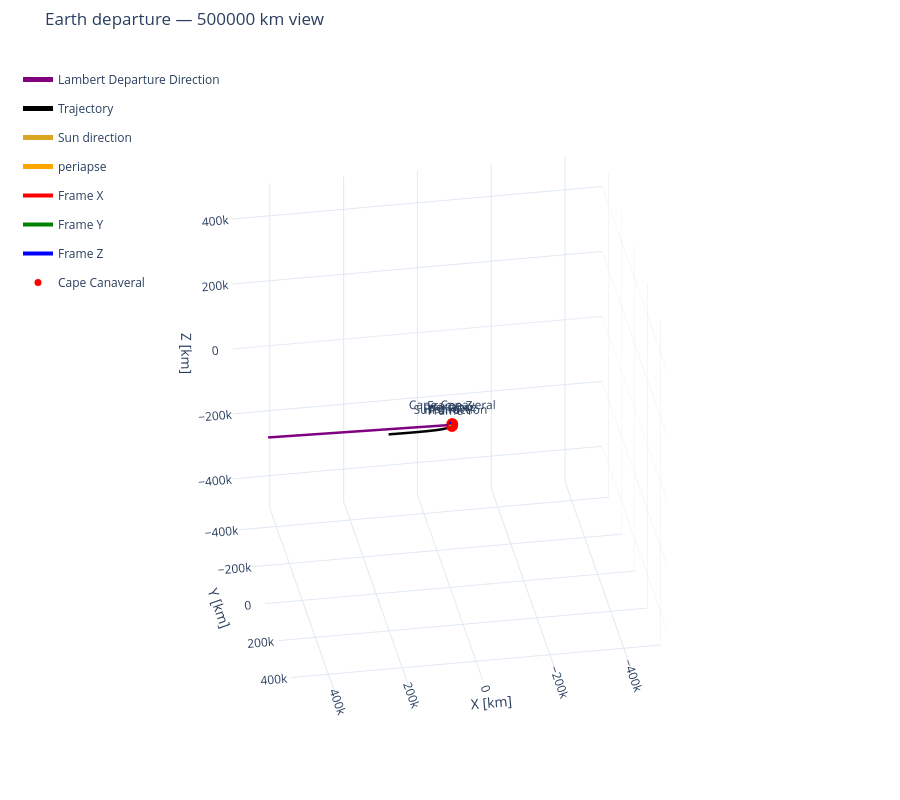

The notebook cell this image was saved under:
### Markdown cell above
## Visualization

### Code cell
# Translate by Earth's rv at each sample, then rotate HCI into ECI.
sun_direction_eci = ECI_from_HCI() @ (-mission["earth_rv_hci_km"][0, :3])

frames = [
    {"name": "ECI", "location": [0, 0, 0],
            "dcm_body_wrt_hci": np.eye(3), "length": 10000},
    # {"name": "ECEF", "location": [0, 0, 0],
    #         "dcm_body_wrt_hci": dcm_ecef_wrt_eci, "length": 10000},  # just for visualization
]

vectors = [
    {"direction": sun_direction_eci, "length": 20000,
             "name": "Sun direction", "color": "goldenrod", "label": True},
    {"direction": r_p_eci, "length": 10000,
                 "name": "periapse", "color": "orange", "label": True},

    # {"direction": n_vec, "length": 10000,
    #              "name": "Normal vec", "color": "black", "label": True},  # just for visualization
    # {"direction": right_vec, "length": 10000,
    #              "name": "right_vec", "color": "black", "label": True},  # just for visualization
]

view_range = 500000
fig_earth = plot_3d(
    [rv_sat_eci_km[:,0:3], r_traj_eci_m * M_TO_KM], [mission["time_s"], t_traj_s],
    labels=["Lambert Departure Direction","Trajectory"], trace_colors=["purple", "black"],
    bodies={"name": "Earth", "radius": R_EARTH*M_TO_KM, "color": "royalblue"},
    frames=frames,
    vectors=vectors,
    title=f"Earth departure — {view_range} km view", units="km",
    azim=80, elev=30, show_end=False, show=False,
)
fig_earth.update_scenes(
    xaxis_range=[-view_range, view_range], # km
    yaxis_range=[-view_range, view_range], # km
    zaxis_range=[-view_range, view_range], # km
)
r_cape_eci_km = (dcm_ecef_wrt_eci.T @ r_cape_ecef_m) * M_TO_KM
fig_earth.add_scatter3d(
    x=[r_cape_eci_km[0], r_p_eci[0]*M_TO_KM],
    y=[r_cape_eci_km[1], r_p_eci[1]*M_TO_KM],
    z=[r_cape_eci_km[2], r_p_eci[2]*M_TO_KM],
    mode="markers+text", name="Cape Canaveral", text=["Cape Canaveral"],
    textposition="top center", marker={"size": 7, "color": "red"},
)
fig_earth.show()

### Figure 1 — Plotly figure (JSON) as saved in the notebook; plotly's stock layout.template omitted (floating-point values rounded to 4 significant figures; data arrays with more than 128 entries replaced by an {"elided": "..."} marker saying what was removed)
{"data": [{"colorscale": [[0, "royalblue"], [1, "royalblue"]], "hoverinfo": "skip", "name": "Earth", "opacity": 0.7, "showlegend": false, "showscale": false, "type": "surface", "x": {"elided": "60x30 float values"}, "y": {"elided": "60x30 float values"}, "z": {"elided": "60x30 float values"}}, {"legendgroup": "Lambert Departure Direction", "line": {"color": "purple", "width": 5}, "mode": "lines", "name": "Lambert Departure Direction", "type": "scatter3d", "x": {"elided": "1942 float values"}, "y": {"elided": "1942 float values"}, "z": {"elided": "1942 float values"}}, {"legendgroup": "Trajectory", "line": {"color": "black", "width": 5}, "mode": "lines", "name": "Trajectory", "type": "scatter3d", "x": {"elided": "10000 float values"}, "y": {"elided": "10000 float values"}, "z": {"elided": "10000 float values"}}, {"legendgroup": "vector-3", "line": {"color": "goldenrod", "width": 5}, "mode": "lines+text", "name": "Sun direction", "text": ["", "Sun direction"], "textposition": "top center", "type": "scatter3d", "x": [0, 2680.0], "y": [0, 18180.0], "z": [0, 7882.0]}, {"anchor": "tip", "colorscale": [[0, "goldenrod"], [1, "goldenrod"]], "hoverinfo": "skip", "legendgroup": "vector-3", "name": "Sun direction arrowhead", "showlegend": false, "showscale": false, "sizemode": "absolute", "sizeref": 1200, "type": "cone", "u": [0.134], "v": [0.9092], "w": [0.3941], "x": [2680.0], "y": [18180.0], "z": [7882.0]}, {"legendgroup": "vector-5", "line": {"color": "orange", "width": 5}, "mode": "lines+text", "name": "periapse", "text": ["", "periapse"], "textposition": "top center", "type": "scatter3d", "x": [0, -7914.0], "y": [0, -2483.0], "z": [0, -5586.0]}, {"anchor": "tip", "colorscale": [[0, "orange"], [1, "orange"]], "hoverinfo": "skip", "legendgroup": "vector-5", "name": "periapse arrowhead", "showlegend": false, "showscale": false, "sizemode": "absolute", "sizeref": 600, "type": "cone", "u": [-0.7914], "v": [-0.2483], "w": [-0.5586], "x": [-7914.0], "y": [-2483.0], "z": [-5586.0]}, {"legendgroup": "vector-7", "line": {"color": "red", "width": 4}, "mode": "lines+text", "name": "Frame X", "text": ["", "Frame X"], "textposition": "top center", "type": "scatter3d", "x": [0, 10000], "y": [0, 0], "z": [0, 0]}, {"anchor": "tip", "colorscale": [[0, "red"], [1, "red"]], "hoverinfo": "skip", "legendgroup": "vector-7", "name": "Frame X arrowhead", "showlegend": false, "showscale": false, "sizemode": "absolute", "sizeref": 600, "type": "cone", "u": [1], "v": [0], "w": [0], "x": [10000], "y": [0], "z": [0]}, {"legendgroup": "vector-9", "line": {"color": "green", "width": 4}, "mode": "lines+text", "name": "Frame Y", "text": ["", "Frame Y"], "textposition": "top center", "type": "scatter3d", "x": [0, 0], "y": [0, 10000], "z": [0, 0]}, {"anchor": "tip", "colorscale": [[0, "green"], [1, "green"]], "hoverinfo": "skip", "legendgroup": "vector-9", "name": "Frame Y arrowhead", "showlegend": false, "showscale": false, "sizemode": "absolute", "sizeref": 600, "type": "cone", "u": [0], "v": [1], "w": [0], "x": [0], "y": [10000], "z": [0]}, {"legendgroup": "vector-11", "line": {"color": "blue", "width": 4}, "mode": "lines+text", "name": "Frame Z", "text": ["", "Frame Z"], "textposition": "top center", "type": "scatter3d", "x": [0, 0], "y": [0, 0], "z": [0, 10000]}, {"anchor": "tip", "colorscale": [[0, "blue"], [1, "blue"]], "hoverinfo": "skip", "legendgroup": "vector-11", "name": "Frame Z arrowhead", "showlegend": false, "showscale": false, "sizemode": "absolute", "sizeref": 600, "type": "cone", "u": [0], "v": [0], "w": [1], "x": [0], "y": [0], "z": [10000]}, {"marker": {"color": "red", "size": 7}, "mode": "markers+text", "name": "Cape Canaveral", "text": ["Cape Canaveral"], "textposition": "top center", "type": "scatter3d", "x": [-5549.0, -5285.0], "y": [749.2, -1658.0], "z": [3043.0, -3731.0]}], "layout": {"height": 800, "legend": {"bgcolor": "rgba(0,0,0,0)", "borderwidth": 0, "x": 0.02, "y": 0.98}, "margin": {"b": 0, "l": 0, "r": 0, "t": 50}, "scene": {"aspectmode": "cube", "camera": {"eye": {"x": 0.4512, "y": 2.559, "z": 1.5}, "projection": {"type": "orthographic"}, "up": {"x": 0, "y": 0, "z": 1}}, "xaxis": {"range": [-500000, 500000], "title": {"text": "X [km]"}}, "yaxis": {"range": [-500000, 500000], "title": {"text": "Y [km]"}}, "zaxis": {"range": [-500000, 500000], "title": {"text": "Z [km]"}}}, "title": {"text": "Earth departure — 500000 km view"}}}
